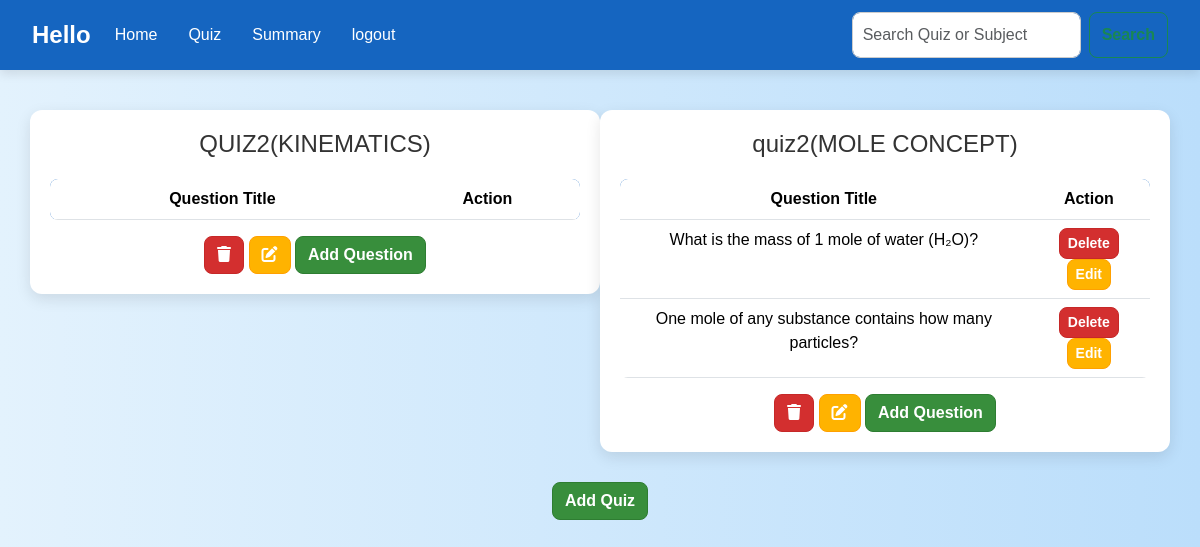
Page /quizmanagement (signed in) on the committed database.
### app.py (models this page shows)
class Quiz(db.Model):
    id = db.Column(db.Integer, primary_key=True)
    name = db.Column(db.String(100), nullable=False)
    chapter_id = db.Column(db.Integer, db.ForeignKey('chapter.id'), nullable=False)
    duration = db.Column(db.String(10), nullable=False)
    chapter = db.relationship('Chapter', back_populates='quizzes')
    questions = db.relationship('Question', back_populates='quiz', lazy=True)

class Question(db.Model):
    id = db.Column(db.Integer, primary_key=True)
    quiz_id = db.Column(db.Integer, db.ForeignKey('quiz.id'), nullable=False)
    question_text = db.Column(db.Text, nullable=False)
    option1 = db.Column(db.String(200), nullable=False)
    option2 = db.Column(db.String(200), nullable=False)
    option3 = db.Column(db.String(200), nullable=False)
    option4 = db.Column(db.String(200), nullable=False)
    correct_option = db.Column(db.Integer, nullable=False)
    chapter_id = db.Column(db.Integer, db.ForeignKey('chapter.id'), nullable=False)
    quiz = db.relationship('Quiz', back_populates='questions')

### app.py (the view)
@app.route('/quizmanagement')
def quizmanagement():
    if 'admin' not in session:
        return redirect(url_for('adminlogin'))
    subjects = Subject.query.all()
    chapters = Chapter.query.all()
    quizzes = Quiz.query.options(db.joinedload(Quiz.questions)).all()
    questions = Question.query.all()
    return render_template('quizmanagement.html',
                           all_subjects=subjects,
                           all_chapters=chapters,
                           all_quizzes=quizzes,
                           questions=questions)

### app.py (called while the page is built)
@app.after_request
def add_header(response):
    response.headers["Cache-Control"] = "no-store, no-cache, must-revalidate, public, max-age=0"
    response.headers["Pragma"] = "no-cache"
    response.headers["Expires"] = "0"
    return response

### templates/quizmanagement.html (shortened to what this page needs)
<!DOCTYPE html>
<html lang="en">
<head>
    <link rel="stylesheet" href="https://cdn.jsdelivr.net/npm/bootstrap@5.3.3/dist/css/bootstrap.min.css">
    <link rel="stylesheet" href="https://cdnjs.cloudflare.com/ajax/libs/font-awesome/6.0.0-beta3/css/all.min.css">
    <link rel="stylesheet" href="/static/style.css">
</head>
<body>
    <header>
        <nav class="navbar navbar-expand-lg bg-light">
            <div class="container-fluid">
                <a class="navbar-brand" href="/admindashboard">Hello {{ name }}</a>
                <div class="collapse navbar-collapse" id="navbarSupportedContent">
                    <ul class="navbar-nav me-auto mb-2 mb-lg-0">
                        <li class="nav-item"><a class="nav-link" href="{{ url_for('admin_dashboard') }}">Home</a></li>
                        <li class="nav-item">
                           <a class="nav-link" href="{{ url_for('quizmanagement') }}">Quiz</a>
                        </li>
                        <li class="nav-item"><a class="nav-link" href="{{url_for('admin_summary')}}">Summary</a></li>
                        <li class="nav-item"><a class="nav-link" href="{{ url_for('index') }}">logout</a></li>
                    </ul>
                    <form class="d-flex" method="get" action="{{ url_for('search') }}">
                        <input class="form-control me-2" type="text" name="query" placeholder="Search Quiz or Subject" aria-label="Search">
                        <button class="btn btn-outline-success" type="submit">Search</button>
                    </form>
            </div>
        </nav>
    </header>
    <main>
        <div class="container text-center">
            <div class="row align-items-start">
                {% for quiz in all_quizzes %}
                <div class="col">
                    <h4>{{ quiz.name }}</h4>
                    <table class="table">
                        <thead>
                            <tr>
                                <th scope="col">Question Title</th>
                                <th scope="col">Action</th>
                            </tr>
                        </thead>
                        <tbody>
                            {% for question in quiz.questions %}
                            <tr>
                                <td>{{ question.question_text }}</td>
                                <td>
                                    <form action="{{ url_for('delete_question', question_id=question.id) }}" method="post" style="display: inline;">
                                        <button type="submit" class="btn btn-danger btn-sm"
                                            onclick="return confirm('Are you sure you want to delete this question?');">
                                            Delete
                                        </button>
                                    </form>
                                    <button type="button" class="btn btn-warning btn-sm" data-bs-toggle="modal"
                                        data-bs-target="#editQuestionModal{{ question.id }}">
                                        Edit
                                    </button>
                                </td>
                            </tr>
                            {% endfor %}
                        </tbody>
                    </table>
                    <form action="{{ url_for('delete_quiz', quiz_id=quiz.id) }}" method="POST" style="display:inline;">
                        <button type="submit" class="btn btn-danger" onclick="return confirm('Are you sure you want to delete this quiz?')">
                            <i class="fa-solid fa-trash"></i>
                        </button>
                    </form>
                    <button type="button" class="btn btn-warning" data-bs-toggle="modal"
                        data-bs-target="#editQuizModal{{ quiz.id }}">
                        <i class="fa-solid fa-pen-to-square"></i>
                    </button>
                    <button type="button" class="btn btn-success add-question-btn" data-bs-toggle="modal"
                        data-bs-target="#addQuestionModal{{ quiz.id }}">Add Question</button>
                </div>
                {% endfor %}
            </div>
            <button type="button" class="btn btn-success add-quiz-btn" data-bs-toggle="modal" data-bs-target="#addQuizModal">Add Quiz</button>
        </div>
    </main>
</body>
</html>

### static/style.css (style rules this page uses)
body { background: linear-gradient(to right, #e3f2fd, #bbdefb); font-family: 'Poppins', sans-serif; color: #333; }
.navbar { background-color: #1565c0 !important; padding: 12px 20px; box-shadow: 0px 4px 10px rgba(0, 0, 0, 0.1); }
.navbar-brand { font-size: 1.5rem; font-weight: bold; color: #fff !important; }
.navbar-nav .nav-link { color: #fff !important; font-size: 1rem; margin-right: 15px; transition: all 0.3s ease-in-out; }
.container { margin-top: 40px; }
.col { background: white; border-radius: 12px; box-shadow: 0px 5px 15px rgba(0, 0, 0, 0.1); padding: 20px; margin-bottom: 30px; transition: transform 0.3s ease-in-out; }
.table { margin-top: 20px; border-radius: 8px; overflow: hidden; }
.table thead { background: #1565c0; color: white; font-size: 1rem; }
.table tbody tr { transition: background 0.3s; }
.btn { border-radius: 8px; transition: all 0.3s ease-in-out; font-weight: bold; }
.btn-warning { background-color: #ffb300; border-color: #ffa000; color: white; }
.btn-danger { background-color: #d32f2f; border-color: #c62828; color: white; }
.btn-success { background-color: #388e3c; border-color: #2e7d32; color: white; }
.form-control { border-radius: 8px; border: 1px solid #ccc; padding: 10px; font-size: 1rem; }

### rows in the picture
Quiz: name "QUIZ2(KINEMATICS)"
Quiz: name "quiz2(MOLE CONCEPT)"
Question: question_text "What is the mass of 1 mole of water (H₂O)?"
Question: question_text "One mole of any substance contains how many particles?"
